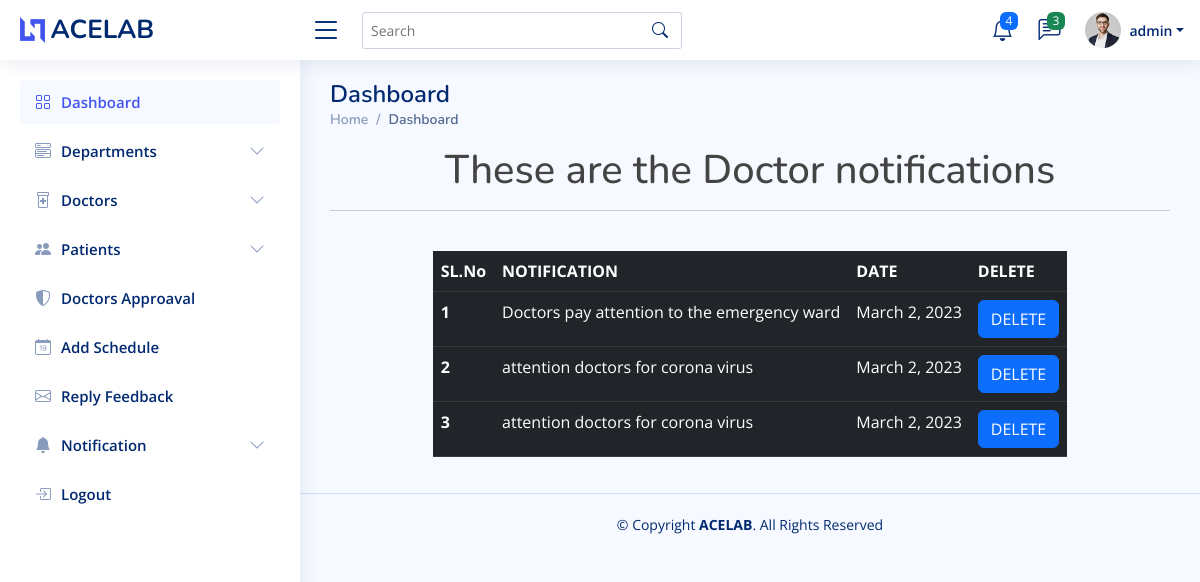
The page /view_doc_notifications (signed in) on the database its author committed.
### home/models.py (models this page shows)
class Login(AbstractUser):
    is_doctor = models.BooleanField(default=False)
    is_patient = models.BooleanField(default=False)

class DoctorNotification(models.Model):
    date = models.DateField(auto_now=True)
    subject = models.CharField(max_length=150)

### home/adminview.py (the view)
# urls.py: path('view_doc_notifications', adminview.view_doc_notifications, name='view_doc_notifications'),
def view_doc_notifications(request):
    data = DoctorNotification.objects.all()
    return render(request, 'admin1/doc_notification_list.html', {'data': data})

### templates/admin1/Doc_notification_list.html (shortened to what this page needs)
{% extends 'admin1/admindashboard.html' %}
{%load crispy_forms_tags %}
{% block content %}
<h1 style="text-align:center">These are the Doctor notifications</h1><hr><br>
<div class="row justify-content-center">
    <div class="col-auto">
        <table class="table table-dark table-responsive">
          <thead>
            <tr>
              <th scope="col">SL.No</th>
              <th scope="col">NOTIFICATION</th>
              <th scope="col">DATE</th>
              <th scope="col">DELETE</th>
            </tr>
          </thead>
          <tbody>
          {%  for i in data %}
            <tr>
              <th scope="row">{{forloop.counter}}</th>
              <td>{{i.subject}}</td>
              <td>{{i.date}}</td>
              <td><a href="{% url 'delete_docnotification' i.id %}"> <button type="button" class="btn btn-primary">DELETE</button></a></td>
            </tr>
          {% endfor %}
          </tbody>
        </table>
    </div>
</div>
{% endblock %}

### templates/admin1/admindashboard.html (shortened to what this page needs)
<!DOCTYPE html>
{% load static %}
{%load crispy_forms_tags %}
<html lang="en">
<head>
  <link href=" {% static 'set3/assets/vendor/bootstrap/css/bootstrap.min.css' %} " rel="stylesheet">
  <link href=" {% static 'set3/assets/vendor/bootstrap-icons/bootstrap-icons.css' %} " rel="stylesheet">
  <link href=" {% static 'set3/assets/vendor/boxicons/css/boxicons.min.css' %} " rel="stylesheet">
  <link href=" {% static 'set3/assets/vendor/quill/quill.snow.css' %} " rel="stylesheet">
  <link href=" {% static 'set3/assets/vendor/quill/quill.bubble.css' %} " rel="stylesheet">
  <link href=" {% static 'set3/assets/vendor/remixicon/remixicon.css' %} " rel="stylesheet">
  <link href=" {% static 'set3/assets/vendor/simple-datatables/style.css' %} " rel="stylesheet">
  <link href=" {% static 'set3/assets/css/style.css' %} " rel="stylesheet">
</head>
<body>
  <header id="header" class="header fixed-top d-flex align-items-center">
    <div class="d-flex align-items-center justify-content-between">
      <a href=" {% static 'index.html' %} " class="logo d-flex align-items-center">
        <img src=" {% static 'set3/assets/img/logo.png' %} " alt="">
        <span class="d-none d-lg-block">ACELAB</span>
      </a>
      <i class="bi bi-list toggle-sidebar-btn"></i>
    </div>
    <div class="search-bar">
      <form class="search-form d-flex align-items-center" method="POST" action="#">
        <input type="text" name="query" placeholder="Search" title="Enter search keyword">
        <button type="submit" title="Search"><i class="bi bi-search"></i></button>
      </form>
    </div>
    <nav class="header-nav ms-auto">
      <ul class="d-flex align-items-center">
        <li class="nav-item dropdown">
          <a class="nav-link nav-icon" href="#" data-bs-toggle="dropdown">
            <i class="bi bi-bell"></i>
            <span class="badge bg-primary badge-number">4</span>
          </a>
        </li>
        <li class="nav-item dropdown">
          <a class="nav-link nav-icon" href="#" data-bs-toggle="dropdown">
            <i class="bi bi-chat-left-text"></i>
            <span class="badge bg-success badge-number">3</span>
          </a>
        </li>
        <li class="nav-item dropdown pe-3">
          <a class="nav-link nav-profile d-flex align-items-center pe-0" href="#" data-bs-toggle="dropdown">
            <img src=" {% static 'set3/assets/img/profile-img.jpg' %} " alt="Profile" class="rounded-circle">
            <span class="d-none d-md-block dropdown-toggle ps-2">{{request.user}}</span>
          </a>
        </li>
      </ul>
    </nav>
  </header>
  <aside id="sidebar" class="sidebar">
    <ul class="sidebar-nav" id="sidebar-nav">
      <li class="nav-item">
        <a class="nav-link " href=" {% url 'admindashboard' %} ">
          <i class="bi bi-grid"></i>
          <span>Dashboard</span>
        </a>
      </li>
      <li class="nav-item">
        <a class="nav-link collapsed" data-bs-target="#components-nav" data-bs-toggle="collapse" href="#">
          <i class="bi bi-menu-button-wide"></i><span>Departments</span><i class="bi bi-chevron-down ms-auto"></i>
        </a>
      </li>
      <li class="nav-item">
        <a class="nav-link collapsed" data-bs-target="#forms-nav" data-bs-toggle="collapse" href="#">
          <i class="bi bi-prescription2"></i><span>Doctors</span><i class="bi bi-chevron-down ms-auto"></i>
        </a>
      </li>
      <li class="nav-item">
        <a class="nav-link collapsed" data-bs-target="#tables-nav" data-bs-toggle="collapse" href="#">
          <i class="bi bi-people-fill"></i><span>Patients</span><i class="bi bi-chevron-down ms-auto"></i>
        </a>
      </li>
      <li class="nav-item">
        <a class="nav-link collapsed" href=" {% static 'users-profile.html' %} ">
          <i class="bi bi-shield-shaded"></i>
          <span>Doctors Approaval </span>
        </a>
      </li>
      <li class="nav-item">
        <a class="nav-link collapsed" href=" {% static 'users-profile.html' %} ">
          <i class="bi bi-calendar-date"></i>
          <span>Add Schedule </span>
        </a>
      </li>
      <li class="nav-item">
        <a class="nav-link collapsed" href=" {% static 'pages-contact.html' %} ">
          <i class="bi bi-envelope"></i>
          <span>Reply Feedback</span>
        </a>
      </li>
      <li class="nav-item">
        <a class="nav-link collapsed" data-bs-target="#components-nav" data-bs-toggle="collapse" href="#">
          <i class="bi bi-bell-fill"></i><span>Notification</span><i class="bi bi-chevron-down ms-auto"></i>
        </a>
      </li>
      <li class="nav-item">
        <a class="nav-link collapsed" href=" {% static 'pages-login.html' %} ">
          <i class="bi bi-box-arrow-in-right"></i>
          <span>Logout</span>
        </a>
      </li>
    </ul>
  </aside>
  <main id="main" class="main">
    <div class="pagetitle">
      <h1>Dashboard</h1>
      <nav>
        <ol class="breadcrumb">
          <li class="breadcrumb-item"><a href=" {% static 'index.html' %} ">Home</a></li>
          <li class="breadcrumb-item active">Dashboard</li>
        </ol>
      </nav>
    </div>
    <section class="section dashboard">
      <div class="row">
        <div class="col-lg-12 col-md-12 col-sm-12">
            {% block content %}{% endblock%}
        </div>
      </div>
    </section>
  </main>
  <footer id="footer" class="footer">
    <div class="copyright">
      &copy; Copyright <strong><span>ACELAB</span></strong>. All Rights Reserved
    </div>
  </footer>
</body>
</html>

### static/set3/assets/css/style.css (style rules this page uses)
:root { scroll-behavior: smooth; }
body { font-family: "Open Sans", sans-serif; background: #f6f9ff; color: #444444; }
a { color: #4154f1; text-decoration: none; }
h1, h2, h3, h4, h5, h6 { font-family: "Nunito", sans-serif; }
#main { margin-top: 60px; padding: 20px 30px; transition: all 0.3s; }
.pagetitle { margin-bottom: 10px; }
.pagetitle h1 { font-size: 24px; margin-bottom: 0; font-weight: 600; color: #012970; }
.breadcrumb { font-size: 14px; font-family: "Nunito", sans-serif; color: #899bbd; font-weight: 600; }
.breadcrumb a { color: #899bbd; transition: 0.3s; }
.breadcrumb .breadcrumb-item::before { color: #899bbd; }
.breadcrumb .active { color: #51678f; font-weight: 600; }
.logo { line-height: 1; }
@media (min-width: 1200px) { .logo { width: 280px; } }
.logo img { max-height: 26px; margin-right: 6px; }
.logo span { font-size: 26px; font-weight: 700; color: #012970; font-family: "Nunito", sans-serif; }
.header { transition: all 0.5s; z-index: 997; height: 60px; box-shadow: 0px 2px 20px rgba(1, 41, 112, 0.1); background-color: #fff; padding-left: 20px; }
.header .toggle-sidebar-btn { font-size: 32px; padding-left: 10px; cursor: pointer; color: #012970; }
.header .search-bar { min-width: 360px; padding: 0 20px; }
.header .search-form { width: 100%; }
.header .search-form input { border: 0; font-size: 14px; color: #012970; border: 1px solid rgba(1, 41, 112, 0.2); padding: 7px 38px 7px 8px; border-radius: 3px; transition: 0.3s; width: 100%; }
.header .search-form button { border: 0; padding: 0; margin-left: -30px; background: none; }
.header .search-form button i { color: #012970; }
.header-nav ul { list-style: none; }
.header-nav>ul { margin: 0; padding: 0; }
.header-nav .nav-icon { font-size: 22px; color: #012970; margin-right: 25px; position: relative; }
.header-nav .nav-profile { color: #012970; }
.header-nav .nav-profile img { max-height: 36px; }
.header-nav .nav-profile span { font-size: 14px; font-weight: 600; }
.header-nav .badge-number { position: absolute; inset: -2px -5px auto auto; font-weight: normal; font-size: 12px; padding: 3px 6px; }
.sidebar { position: fixed; top: 60px; left: 0; bottom: 0; width: 300px; z-index: 996; transition: all 0.3s; padding: 20px; overflow-y: auto; scrollbar-width: thin; scrollbar-color: #aab7cf transparent; box-shadow: 0px 0px 20px rgba(1, 41, 112, 0.1); background-color: #fff; }
@media (min-width: 1200px) { #main, #footer { margin-left: 300px; } }
.sidebar-nav { padding: 0; margin: 0; list-style: none; }
.sidebar-nav li { padding: 0; margin: 0; list-style: none; }
.sidebar-nav .nav-item { margin-bottom: 5px; }
.sidebar-nav .nav-link { display: flex; align-items: center; font-size: 15px; font-weight: 600; color: #4154f1; transition: 0.3; background: #f6f9ff; padding: 10px 15px; border-radius: 4px; }
.sidebar-nav .nav-link i { font-size: 16px; margin-right: 10px; color: #4154f1; }
.sidebar-nav .nav-link.collapsed { color: #012970; background: #fff; }
.sidebar-nav .nav-link.collapsed i { color: #899bbd; }
.sidebar-nav .nav-link .bi-chevron-down { margin-right: 0; transition: transform 0.2s ease-in-out; }
.footer { padding: 20px 0; font-size: 14px; transition: all 0.3s; border-top: 1px solid #cddfff; }
.footer .copyright { text-align: center; color: #012970; }

### rows shown on the page
Login: user "admin"
DoctorNotification: subject "Doctors pay attention to the emergency ward", date "March 2, 2023"
DoctorNotification: subject "attention doctors for corona virus", date "March 2, 2023"
DoctorNotification: subject "attention doctors for corona virus", date "March 2, 2023"
